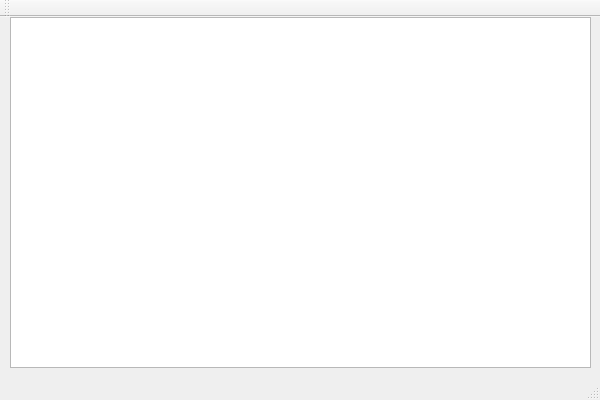
<?xml version="1.0" encoding="UTF-8"?>
<ui version="4.0">
 <class>StepWindow</class>
 <widget class="QMainWindow" name="StepWindow">
  <property name="geometry">
   <rect>
    <x>0</x>
    <y>0</y>
    <width>600</width>
    <height>400</height>
   </rect>
  </property>
  <property name="windowTitle">
   <string>AFE_VS_test</string>
  </property>
  <widget class="QWidget" name="centralWidget">
   <widget class="QPlainTextEdit" name="plainTextEdit">
    <property name="geometry">
     <rect>
      <x>10</x>
      <y>0</y>
      <width>581</width>
      <height>351</height>
     </rect>
    </property>
   </widget>
  </widget>
  <widget class="QMenuBar" name="menuBar">
   <property name="geometry">
    <rect>
     <x>0</x>
     <y>0</y>
     <width>600</width>
     <height>22</height>
    </rect>
   </property>
  </widget>
  <widget class="QToolBar" name="mainToolBar">
   <property name="palette">
    <palette>
     <active>
      <colorrole role="WindowText">
       <brush brushstyle="SolidPattern">
        <color alpha="228">
         <red>255</red>
         <green>255</green>
         <blue>255</blue>
        </color>
       </brush>
      </colorrole>
      <colorrole role="Text">
       <brush brushstyle="SolidPattern">
        <color alpha="228">
         <red>255</red>
         <green>255</green>
         <blue>255</blue>
        </color>
       </brush>
      </colorrole>
      <colorrole role="ButtonText">
       <brush brushstyle="SolidPattern">
        <color alpha="228">
         <red>255</red>
         <green>255</green>
         <blue>255</blue>
        </color>
       </brush>
      </colorrole>
      <colorrole role="Shadow">
       <brush brushstyle="SolidPattern">
        <color alpha="255">
         <red>255</red>
         <green>255</green>
         <blue>255</blue>
        </color>
       </brush>
      </colorrole>
      <colorrole role="ToolTipText">
       <brush brushstyle="SolidPattern">
        <color alpha="255">
         <red>255</red>
         <green>255</green>
         <blue>255</blue>
        </color>
       </brush>
      </colorrole>
     </active>
     <inactive>
      <colorrole role="WindowText">
       <brush brushstyle="SolidPattern">
        <color alpha="255">
         <red>255</red>
         <green>255</green>
         <blue>255</blue>
        </color>
       </brush>
      </colorrole>
      <colorrole role="Text">
       <brush brushstyle="SolidPattern">
        <color alpha="228">
         <red>255</red>
         <green>255</green>
         <blue>255</blue>
        </color>
       </brush>
      </colorrole>
      <colorrole role="ButtonText">
       <brush brushstyle="SolidPattern">
        <color alpha="228">
         <red>255</red>
         <green>255</green>
         <blue>255</blue>
        </color>
       </brush>
      </colorrole>
      <colorrole role="Shadow">
       <brush brushstyle="SolidPattern">
        <color alpha="255">
         <red>255</red>
         <green>255</green>
         <blue>255</blue>
        </color>
       </brush>
      </colorrole>
      <colorrole role="HighlightedText">
       <brush brushstyle="SolidPattern">
        <color alpha="228">
         <red>255</red>
         <green>255</green>
         <blue>255</blue>
        </color>
       </brush>
      </colorrole>
      <colorrole role="ToolTipText">
       <brush brushstyle="SolidPattern">
        <color alpha="255">
         <red>255</red>
         <green>255</green>
         <blue>255</blue>
        </color>
       </brush>
      </colorrole>
     </inactive>
     <disabled>
      <colorrole role="Shadow">
       <brush brushstyle="SolidPattern">
        <color alpha="255">
         <red>255</red>
         <green>255</green>
         <blue>255</blue>
        </color>
       </brush>
      </colorrole>
      <colorrole role="ToolTipText">
       <brush brushstyle="SolidPattern">
        <color alpha="255">
         <red>255</red>
         <green>255</green>
         <blue>255</blue>
        </color>
       </brush>
      </colorrole>
     </disabled>
    </palette>
   </property>
   <attribute name="toolBarArea">
    <enum>TopToolBarArea</enum>
   </attribute>
   <attribute name="toolBarBreak">
    <bool>false</bool>
   </attribute>
  </widget>
  <widget class="QStatusBar" name="statusBar"/>
 </widget>
 <layoutdefault spacing="6" margin="11"/>
 <resources>
  <include location="AFE_VS_test.qrc"/>
 </resources>
 <connections/>
</ui>
